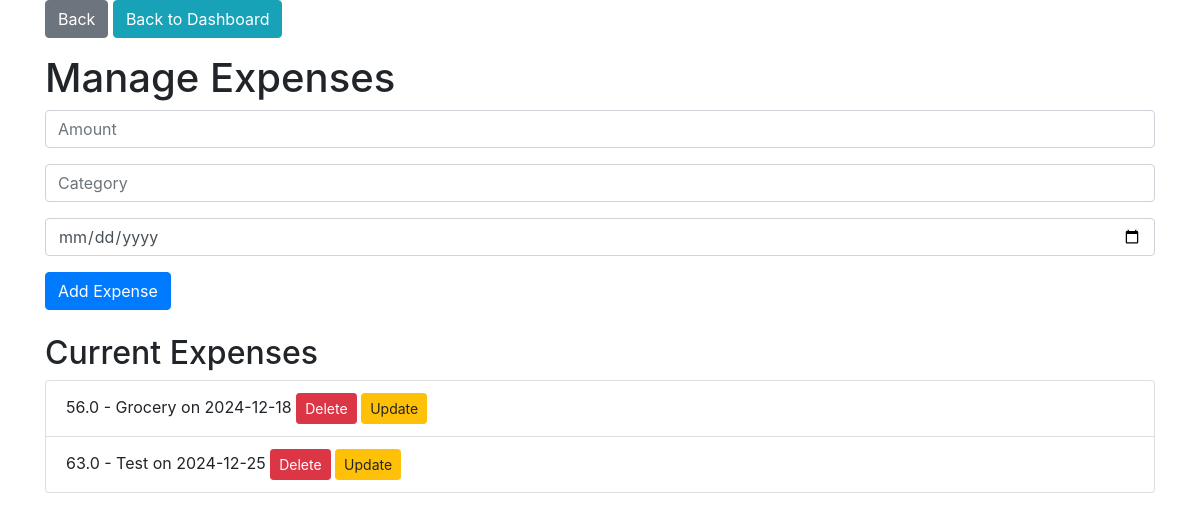
Page /expenses (signed in) on the committed database.
### app.py (models this page shows)
class Expense(db.Model):
    id = db.Column(db.Integer, primary_key=True)
    amount = db.Column(db.Float, nullable=False)
    category = db.Column(db.String(100), nullable=False)
    date = db.Column(db.Date, nullable=False)
    user_id = db.Column(db.Integer, db.ForeignKey('user.id'), nullable=False)

### app.py (the view, shortened to what this page needs)
@app.route('/expenses', methods=['GET', 'POST'])
@login_required
def manage_expenses():
    expenses = Expense.query.filter_by(user_id=current_user.id).all()
    return render_template('expenses.html', expenses=expenses)

### app.py (called while the page is built)
@login_manager.user_loader
def load_user(user_id):
    return User.query.get(int(user_id))

### templates/expenses.html (shortened to what this page needs)
<!DOCTYPE html>
<html lang="en">
<head>
    <link rel="stylesheet" href="https://stackpath.bootstrapcdn.com/bootstrap/4.5.2/css/bootstrap.min.css">
</head>
<body>
    <div class="container">
        <a href="{{ url_for('manage_income') }}" class="btn btn-secondary mb-3">Back</a>
        <a href="{{ url_for('dashboard') }}" class="btn btn-info mb-3">Back to Dashboard</a>
        <h1>Manage Expenses</h1>
        <form method="POST" class="mb-4">
            <div class="form-group">
                <input type="number" class="form-control" name="amount" placeholder="Amount" required>
            </div>
            <div class="form-group">
                <input type="text" class="form-control" name="category" placeholder="Category" required>
            </div>
            <div class="form-group">
                <input type="date" class="form-control" name="date" required>
            </div>
            <button type="submit" class="btn btn-primary">Add Expense</button>
        </form>
        <h2>Current Expenses</h2>
        <ul class="list-group">
            {% for expense in expenses %}
                <li class="list-group-item">
                    {{ expense.amount }} - {{ expense.category }} on {{ expense.date }}
                    <form method="POST" action="{{ url_for('delete_expense', id=expense.id) }}" class="d-inline">
                        <button type="submit" class="btn btn-danger btn-sm">Delete</button>
                    </form>
                    <a href="{{ url_for('update_expense', id=expense.id) }}" class="btn btn-warning btn-sm">Update</a>
                </li>
            {% endfor %}
        </ul>
    </div>
</body>
</html>

### rows in the picture
Expense: amount "56.0", category "Grocery", date "2024-12-18"
Expense: amount "63.0", category "Test", date "2024-12-25"
